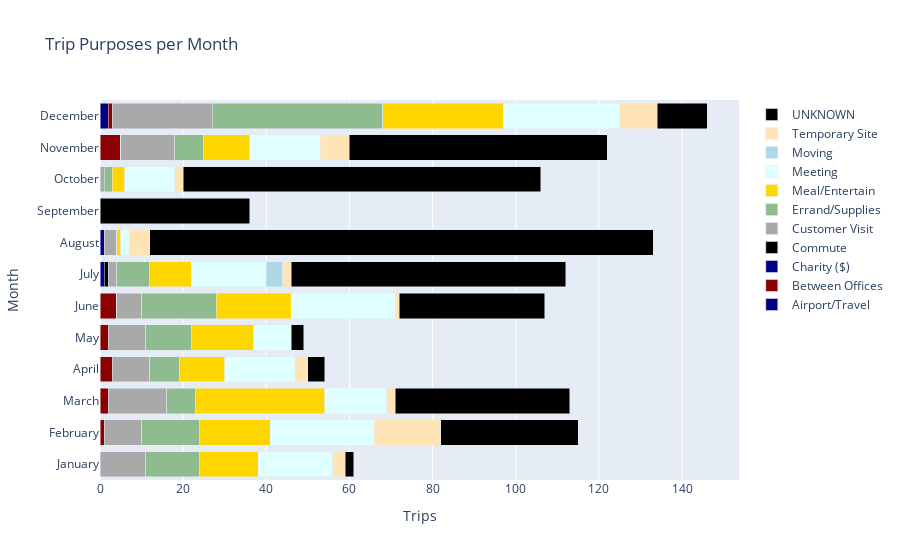

This figure's notebook cell:
### Code cell
fig = go.Figure()

colors = ['navy', 'darkred', 'darkblue', 'black', 'darkgrey','darkseagreen','gold','lightcyan','lightblue','moccasin','black']

for i, col in enumerate(month_ride.columns):  
    fig.add_trace(go.Bar(y=month_ride.index, x=month_ride[col], name=col, orientation='h', marker_color=colors[i]))

# Update layout
fig.update_layout(barmode='stack', title='Trip Purposes per Month', xaxis_title='Trips', yaxis_title='Month')

# Tampilkan plot
fig.show()

### Figure 1 — Plotly figure (JSON) as saved in the notebook; plotly's stock layout.template omitted (floating-point values rounded to 4 significant figures)
{"data": [{"marker": {"color": "navy"}, "name": "Airport/Travel", "orientation": "h", "type": "bar", "x": [0, 0, 0, 0, 0, 0, 0, 1, 0, 0, 0, 2], "y": ["January", "February", "March", "April", "May", "June", "July", "August", "September", "October", "November", "December"]}, {"marker": {"color": "darkred"}, "name": "Between Offices", "orientation": "h", "type": "bar", "x": [0, 1, 2, 3, 2, 4, 0, 0, 0, 0, 5, 1], "y": ["January", "February", "March", "April", "May", "June", "July", "August", "September", "October", "November", "December"]}, {"marker": {"color": "darkblue"}, "name": "Charity ($)", "orientation": "h", "type": "bar", "x": [0, 0, 0, 0, 0, 0, 1, 0, 0, 0, 0, 0], "y": ["January", "February", "March", "April", "May", "June", "July", "August", "September", "October", "November", "December"]}, {"marker": {"color": "black"}, "name": "Commute", "orientation": "h", "type": "bar", "x": [0, 0, 0, 0, 0, 0, 1, 0, 0, 0, 0, 0], "y": ["January", "February", "March", "April", "May", "June", "July", "August", "September", "October", "November", "December"]}, {"marker": {"color": "darkgrey"}, "name": "Customer Visit", "orientation": "h", "type": "bar", "x": [11, 9, 14, 9, 9, 6, 2, 3, 0, 1, 13, 24], "y": ["January", "February", "March", "April", "May", "June", "July", "August", "September", "October", "November", "December"]}, {"marker": {"color": "darkseagreen"}, "name": "Errand/Supplies", "orientation": "h", "type": "bar", "x": [13, 14, 7, 7, 11, 18, 8, 0, 0, 2, 7, 41], "y": ["January", "February", "March", "April", "May", "June", "July", "August", "September", "October", "November", "December"]}, {"marker": {"color": "gold"}, "name": "Meal/Entertain", "orientation": "h", "type": "bar", "x": [14, 17, 31, 11, 15, 18, 10, 1, 0, 3, 11, 29], "y": ["January", "February", "March", "April", "May", "June", "July", "August", "September", "October", "November", "December"]}, {"marker": {"color": "lightcyan"}, "name": "Meeting", "orientation": "h", "type": "bar", "x": [18, 25, 15, 17, 9, 25, 18, 2, 0, 12, 17, 28], "y": ["January", "February", "March", "April", "May", "June", "July", "August", "September", "October", "November", "December"]}, {"marker": {"color": "lightblue"}, "name": "Moving", "orientation": "h", "type": "bar", "x": [0, 0, 0, 0, 0, 0, 4, 0, 0, 0, 0, 0], "y": ["January", "February", "March", "April", "May", "June", "July", "August", "September", "October", "November", "December"]}, {"marker": {"color": "moccasin"}, "name": "Temporary Site", "orientation": "h", "type": "bar", "x": [3, 16, 2, 3, 0, 1, 2, 5, 0, 2, 7, 9], "y": ["January", "February", "March", "April", "May", "June", "July", "August", "September", "October", "November", "December"]}, {"marker": {"color": "black"}, "name": "UNKNOWN", "orientation": "h", "type": "bar", "x": [2, 33, 42, 4, 3, 35, 66, 121, 36, 86, 62, 12], "y": ["January", "February", "March", "April", "May", "June", "July", "August", "September", "October", "November", "December"]}], "layout": {"barmode": "stack", "title": {"text": "Trip Purposes per Month"}, "xaxis": {"title": {"text": "Trips"}}, "yaxis": {"title": {"text": "Month"}}}}
